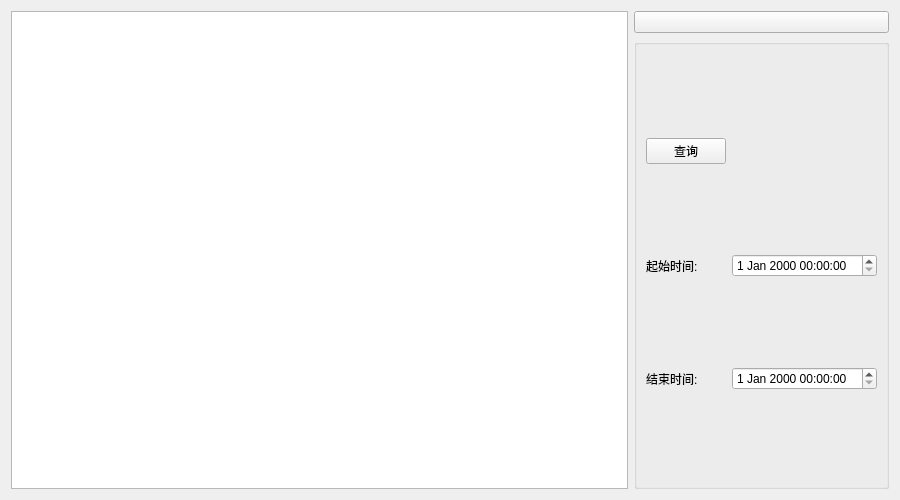
<?xml version="1.0" encoding="UTF-8"?>
<ui version="4.0">
 <class>DataSheetForm</class>
 <widget class="QWidget" name="DataSheetForm">
  <property name="geometry">
   <rect>
    <x>0</x>
    <y>0</y>
    <width>900</width>
    <height>500</height>
   </rect>
  </property>
  <property name="windowTitle">
   <string>Form</string>
  </property>
  <layout class="QHBoxLayout" name="horizontalLayout">
   <item>
    <layout class="QGridLayout" name="gridLayout_main">
     <item row="0" column="0">
      <layout class="QVBoxLayout" name="verticalLayout">
       <item>
        <widget class="QTableView" name="tableView_Sheet"/>
       </item>
      </layout>
     </item>
     <item row="0" column="2">
      <layout class="QVBoxLayout" name="verticalLayout_2">
       <item>
        <widget class="QPushButton" name="pushButton">
         <property name="text">
          <string/>
         </property>
        </widget>
       </item>
       <item>
        <widget class="QGroupBox" name="groupBox">
         <property name="title">
          <string/>
         </property>
         <layout class="QHBoxLayout" name="horizontalLayout_2">
          <item>
           <layout class="QGridLayout" name="gridLayout">
            <item row="1" column="1">
             <widget class="QDateTimeEdit" name="dateTimeEdit_start"/>
            </item>
            <item row="1" column="0">
             <widget class="QLabel" name="label">
              <property name="text">
               <string>起始时间:</string>
              </property>
             </widget>
            </item>
            <item row="0" column="0">
             <widget class="QPushButton" name="pushButton_query">
              <property name="text">
               <string>查询</string>
              </property>
             </widget>
            </item>
            <item row="2" column="1">
             <widget class="QDateTimeEdit" name="dateTimeEdit_end"/>
            </item>
            <item row="2" column="0">
             <widget class="QLabel" name="label_2">
              <property name="text">
               <string>结束时间:</string>
              </property>
             </widget>
            </item>
           </layout>
          </item>
         </layout>
        </widget>
       </item>
      </layout>
     </item>
    </layout>
   </item>
  </layout>
 </widget>
 <resources/>
 <connections/>
</ui>
